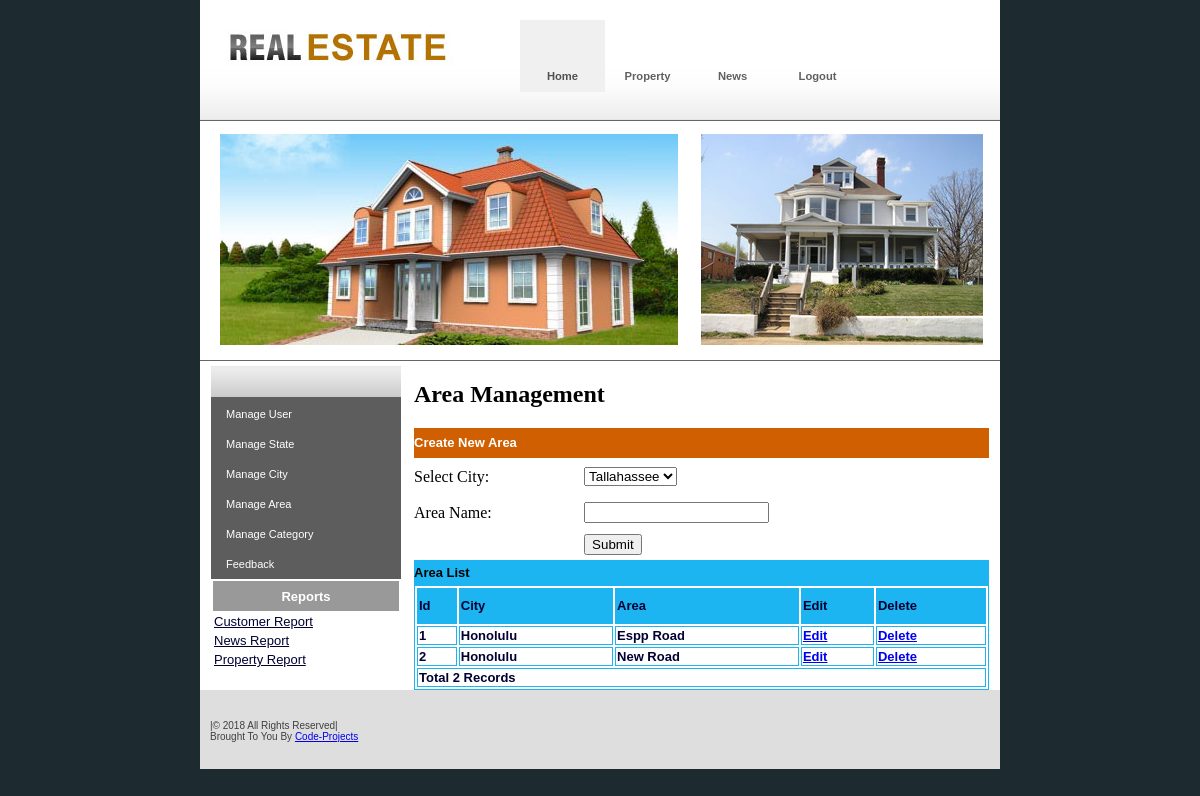
The app's page /Admin/Area.php with its own data.
### tables this page shows
CREATE TABLE IF NOT EXISTS `area_master` (
  `AreaId` int(11) NOT NULL AUTO_INCREMENT,
  `AreaName` varchar(20) NOT NULL,
  `CityName` varchar(20) NOT NULL,
  PRIMARY KEY (`AreaId`)
);

### Admin/Area.php (the view, shortened to what this page needs)
<?php require_once('../Connections/PMS.php'); ?>
<?php
$query_Recordset1 = "SELECT * FROM city_master";
$Recordset1 = mysql_query($query_Recordset1, $PMS) or die(mysql_error());
$row_Recordset1 = mysql_fetch_assoc($Recordset1);
?><!DOCTYPE html PUBLIC "-//W3C//DTD XHTML 1.0 Transitional//EN" "http://www.w3.org/TR/xhtml1/DTD/xhtml1-transitional.dtd">
<html xmlns="http://www.w3.org/1999/xhtml">
<head>
<link href="css/style1.css" rel="stylesheet" type="text/css" />
</head>
<body>
<div class="main">
  <?php
  include "Headermenu.php"
  ?>
  <div class="content">
    <div class="innercontent">
      <?php
	  include "left.php"
	  ?>
      <div class="rightpannel">
      <div>
     <h2>Area Management</h2>
      <table width="100%" border="0" cellspacing="0" cellpadding="0">
        <tr>
          <td height="30" bgcolor="#D05F01"><span class="style4">Create New Area</span></td>
        </tr>
        <tr>
          <td height="26"><form id="form1" name="form1" method="post" action="InsertArea.php">
            <table width="100%" height="102" border="0" cellpadding="0" cellspacing="0">
              <tr>
                <td height="38">Select City:</td>
                <td><label>
                  <select name="cmbCity" id="cmbCity">
                    <?php
do {
?>
                    <option value="<?php echo $row_Recordset1['CityName']?>"><?php echo $row_Recordset1['CityName']?></option>
                    <?php
} while ($row_Recordset1 = mysql_fetch_assoc($Recordset1));
?>
                  </select>
                </label></td>
              </tr>
              <tr>
                <td height="34">Area Name:</td>
                <td><span id="sprytextfield1">
                  <label>
                  <input type="text" name="txtAreaName" id="txtAreaName" />
                  </label>
                  <span class="textfieldRequiredMsg">A value is required.</span></span></td>
              </tr>
              <tr>
                <td>&nbsp;</td>
                <td><label>
                  <input type="submit" name="button" id="button" value="Submit" />
                </label></td>
              </tr>
            </table>
                    </form>           </td>
        </tr>
        <tr>
          <td height="25" bgcolor="#1CB5F1"><span class="style3">Area List</span></td>
        </tr>
        <tr>
          <td>
          <table width="100%" border="1" bordercolor="#1CB5F1" >
<tr>
<th height="32" bgcolor="#1CB5F1"><div align="left" class="style8 style9 style11 style12 style14">Id</div></th>
<th bgcolor="#1CB5F1"><div align="left" class="style8 style9 style11 style12 style14">City</div></th>
<th height="32" bgcolor="#1CB5F1"><div align="left" class="style8 style9 style11 style12 style14">Area</div></th>
<th bgcolor="#1CB5F1"><div align="left" class="style8 style9 style11 style12 style14">Edit</div></th>
<th bgcolor="#1CB5F1"><div align="left" class="style5 style11 style12 style14">Delete</div></th>
</tr>
<?php
$con = mysql_connect("localhost","root");
$sql = "select * from Area_Master";
$result = mysql_query($sql,$con);
while($row = mysql_fetch_array($result))
{
$Id=$row['AreaId'];
$CityName=$row['CityName'];
$AreaName=$row['AreaName'];
?>
<tr>
<td><div align="left" class="style9 style8 style11 style12 style14"><?php echo $Id;?></div></td>
<td><div align="left" class="style9 style8 style11 style12 style14"><?php echo $CityName;?></div></td>
<td><div align="left" class="style9 style8 style11 style12 style14"><?php echo $AreaName;?></div></td>
<td><div align="left" class="style9 style8 style11 style12 style14"><a href="EditArea.php?AreaId=<?php echo $Id;?>">Edit</a></div></td>
<td><div align="left" class="style9 style8 style11 style12 style14"><a href="DeleteArea.php?AreaId=<?php echo $Id;?>">Delete</a></div></td>
</tr>
<?php
}
$records = mysql_num_rows($result);
?>
<tr>
<td colspan="5"><div align="left" class="style11 style12 style14"><?php echo "Total ".$records." Records"; ?> </div></td>
</tr>
</table>
          </td>
        </tr>
      </table>
      </div>
      </div>
    </div>
  </div>
  <div>
   <?php
   include "footer.php"
   ?>
  </div>
</div>
</body>
</html>

### Admin/css/style1.css (style rules this page uses)
body { margin:0px; padding:0px; background-color:#1d2b31; }
.main { width:800px; margin:0 auto 0 auto; background-color:#FFFFFF; }
.content { width:800px; }
.innercontent { width:778px; margin:0 auto 0 auto; overflow:hidden }
.rightpannel { width:575px; float:right; }

### Admin/Area.php (style rules this page uses)
.style4 { font-family: Verdana, Arial, Helvetica, sans-serif; font-size: small; font-weight: bold; color: #FFFFFF; }
.style11 { font-size: small }
.style12 { font-family: Verdana, Arial, Helvetica, sans-serif }
.style14 { color: #003300 }

### Admin/left.php (style rules this page uses)
.style14 { font-size: small; font-family: Verdana, Arial, Helvetica, sans-serif; color: #000033; }

### records on screen
area_master: AreaId "1", CityName "Honolulu", AreaName "Espp Road"
area_master: AreaId "2", CityName "Honolulu", AreaName "New Road"

### other values on screen
$records "2"
form field cmbCity "Tallahassee"
